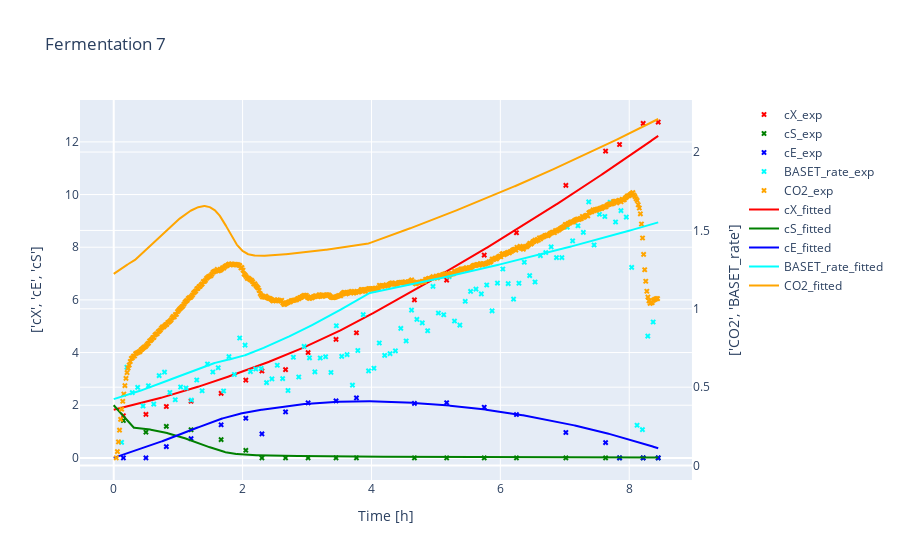

Write notebook code for a chart like this one.
### Code cell
#simulate one single experiment in combination with its simulation (with estimated params)
# Data should be given either as an Experiment, a pd.DataFrame or as a list or dict with pd.DataFrame objects
a = Experiment(path, "F7")
o = yeast.simulate(a)          #max_step =10, method = "BDF", rtol = 10
visualize(a, o, suffix_1 = "_exp", suffix_2 = "_fitted", title = "Fermentation 7").show()

### Figure 1 — Plotly figure (JSON) as saved in the notebook; plotly's stock layout.template omitted (floating-point values rounded to 4 significant figures; data arrays with more than 128 entries replaced by an {"elided": "..."} marker saying what was removed)
{"data": [{"marker": {"color": "red", "size": 5, "symbol": "x"}, "mode": "markers", "name": "cX_exp", "type": "scatter", "x": [0, 0.15, 0.5, 0.8167, 1.2, 1.667, 2.05, 2.3, 2.667, 3.017, 3.45, 3.767, 4.667, 5.167, 5.75, 6.25, 7.017, 7.633, 7.85, 8.217, 8.45], "xaxis": "x", "y": [null, 1.6, 1.65, 1.95, 2.15, 2.45, 2.95, 3.3, 3.35, 4, 4.5, 4.75, 6, 6.75, 7.7, 8.55, 10.35, 11.65, 11.9, 12.7, 12.75], "yaxis": "y"}, {"marker": {"color": "green", "size": 5, "symbol": "x"}, "mode": "markers", "name": "cS_exp", "type": "scatter", "x": [0, 0.15, 0.5, 0.8167, 1.2, 1.667, 2.05, 2.3, 2.667, 3.017, 3.45, 3.767, 4.667, 5.167, 5.75, 6.25, 7.017, 7.633, 7.85, 8.217, 8.45], "xaxis": "x", "y": [null, 1.419, 0.9746, 1.198, 1.068, 0.6934, 0.2877, 0, 0, 0, 0, 0, 0, 0, 0, 0, 0, 0, 0, 0, 0], "yaxis": "y"}, {"marker": {"color": "blue", "size": 5, "symbol": "x"}, "mode": "markers", "name": "cE_exp", "type": "scatter", "x": [0, 0.15, 0.5, 0.8167, 1.2, 1.667, 2.05, 2.3, 2.667, 3.017, 3.45, 3.767, 4.667, 5.167, 5.75, 6.25, 7.017, 7.633, 7.85, 8.217, 8.45], "xaxis": "x", "y": [null, 0, 0, 0.428, 0.7334, 1.257, 1.504, 0.9111, 1.747, 2.091, 2.164, 2.277, 2.069, 2.095, 1.923, 1.645, 0.9623, 0.5794, 0, 0, 0], "yaxis": "y"}, {"marker": {"color": "cyan", "size": 5, "symbol": "x"}, "mode": "markers", "name": "BASET_rate_exp", "type": "scatter", "x": [0.03833, 0.1217, 0.205, 0.2883, 0.3717, 0.455, 0.5383, 0.6217, 0.705, 0.7883, 0.8717, 0.955, 1.038, 1.122, 1.205, 1.288, 1.372, 1.455, 1.538, 1.622, 1.705, 1.788, 1.872, 1.955, 2.038, 2.122, 2.205, 2.288, 2.372, 2.455, 2.538, 2.622, 2.705, 2.788, 2.872, 2.955, 3.038, 3.122, 3.205, 3.288, 3.372, 3.455, 3.538, 3.622, 3.705, 3.788, 3.872, 3.955, 4.038, 4.122, 4.205, 4.288, 4.372, 4.455, 4.538, 4.622, 4.705, 4.788, 4.872, 4.955, 5.038, 5.122, 5.205, 5.288, 5.372, 5.455, 5.538, 5.622, 5.705, 5.788, 5.872, 5.955, 6.038, 6.122, 6.205, 6.288, 6.372, 6.455, 6.538, 6.622, 6.705, 6.788, 6.872, 6.955, 7.038, 7.122, 7.205, 7.288, 7.372, 7.455, 7.538, 7.622, 7.705, 7.788, 7.872, 7.955, 8.038, 8.122, 8.205, 8.288, 8.372], "xaxis": "x", "y": [null, 0.148, 0.627, 0.465, 0.499, 0.38, 0.509, 0.392, 0.574, 0.596, 0.466, 0.42, 0.501, 0.495, 0.418, 0.546, 0.477, 0.648, 0.597, 0.624, 0.476, 0.695, 0.581, 0.814, 0.768, 0.599, 0.616, 0.62, 0.529, 0.553, 0.64, 0.555, 0.479, 0.691, 0.565, 0.76, 0.687, 0.598, 0.686, 0.694, 0.594, 0.892, 0.697, 0.708, 0.513, 0.734, 0.963, 0.604, 0.621, 0.782, 0.703, 0.714, 0.732, 0.875, 0.795, 0.992, 0.933, 0.91, 0.86, 1.143, 0.973, 0.962, 1.205, 0.922, 0.896, 1.048, 1.111, 1.126, 1.095, 1.152, 0.987, 1.164, 1.254, 1.161, 1.062, 1.163, 1.297, 1.212, 1.171, 1.339, 1.359, 1.395, 1.327, 1.327, 1.521, 1.433, 1.53, 1.488, 1.682, 1.407, 1.603, 1.589, 1.68, 1.554, 1.626, 1.585, 1.264, 0.257, 0.229, 0.826, 0.916], "yaxis": "y2"}, {"marker": {"color": "orange", "size": 5, "symbol": "x"}, "mode": "markers", "name": "CO2_exp", "type": "scatter", "x": {"elided": "505 float values"}, "xaxis": "x", "y": {"elided": "505 float values"}, "yaxis": "y2"}, {"marker": {"color": "red", "size": 5, "symbol": "x"}, "mode": "lines", "name": "cX_fitted", "type": "scatter", "x": {"elided": "1000 float values"}, "xaxis": "x", "y": {"elided": "1000 float values"}, "yaxis": "y"}, {"marker": {"color": "green", "size": 5, "symbol": "x"}, "mode": "lines", "name": "cS_fitted", "type": "scatter", "x": {"elided": "1000 float values"}, "xaxis": "x", "y": {"elided": "1000 float values"}, "yaxis": "y"}, {"marker": {"color": "blue", "size": 5, "symbol": "x"}, "mode": "lines", "name": "cE_fitted", "type": "scatter", "x": {"elided": "1000 float values"}, "xaxis": "x", "y": {"elided": "1000 float values"}, "yaxis": "y"}, {"marker": {"color": "cyan", "size": 5, "symbol": "x"}, "mode": "lines", "name": "BASET_rate_fitted", "type": "scatter", "x": {"elided": "1000 float values"}, "xaxis": "x", "y": {"elided": "1000 float values"}, "yaxis": "y2"}, {"marker": {"color": "orange", "size": 5, "symbol": "x"}, "mode": "lines", "name": "CO2_fitted", "type": "scatter", "x": {"elided": "1000 float values"}, "xaxis": "x", "y": {"elided": "1000 float values"}, "yaxis": "y2"}], "layout": {"title": {"text": "Fermentation 7"}, "xaxis": {"anchor": "y", "domain": [0, 0.94], "title": {"text": "Time [h]"}}, "yaxis": {"anchor": "x", "domain": [0, 1], "title": {"standoff": 20, "text": "['cX', 'cE', 'cS']"}, "type": "linear"}, "yaxis2": {"anchor": "x", "overlaying": "y", "side": "right", "title": {"standoff": 20, "text": "['CO2', 'BASET_rate']"}, "type": "linear"}}}
